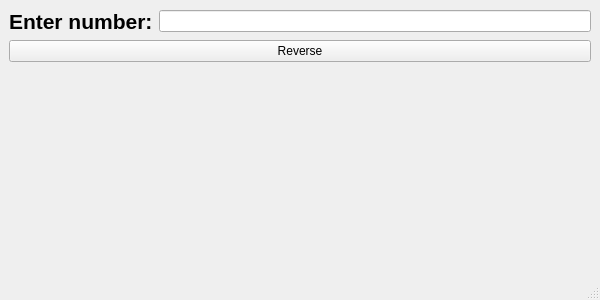
<?xml version="1.0" encoding="UTF-8"?>
<ui version="4.0">
 <class>MainWindow</class>
 <widget class="QMainWindow" name="MainWindow">
  <property name="geometry">
   <rect>
    <x>0</x>
    <y>0</y>
    <width>600</width>
    <height>300</height>
   </rect>
  </property>
  <property name="sizePolicy">
   <sizepolicy hsizetype="Minimum" vsizetype="Minimum">
    <horstretch>0</horstretch>
    <verstretch>0</verstretch>
   </sizepolicy>
  </property>
  <property name="minimumSize">
   <size>
    <width>600</width>
    <height>300</height>
   </size>
  </property>
  <property name="maximumSize">
   <size>
    <width>600</width>
    <height>300</height>
   </size>
  </property>
  <property name="windowTitle">
   <string>Task 3</string>
  </property>
  <widget class="QWidget" name="centralwidget">
   <layout class="QVBoxLayout" name="verticalLayout">
    <item>
     <layout class="QHBoxLayout" name="horizontalLayout">
      <item>
       <widget class="QLabel" name="label">
        <property name="sizePolicy">
         <sizepolicy hsizetype="Preferred" vsizetype="Preferred">
          <horstretch>0</horstretch>
          <verstretch>0</verstretch>
         </sizepolicy>
        </property>
        <property name="maximumSize">
         <size>
          <width>600</width>
          <height>400</height>
         </size>
        </property>
        <property name="font">
         <font>
          <pointsize>16</pointsize>
          <bold>true</bold>
         </font>
        </property>
        <property name="text">
         <string>Enter number:</string>
        </property>
       </widget>
      </item>
      <item>
       <widget class="QLineEdit" name="lineEdit">
        <property name="maxLength">
         <number>19</number>
        </property>
       </widget>
      </item>
     </layout>
    </item>
    <item>
     <widget class="QPushButton" name="pushButton">
      <property name="text">
       <string>Reverse</string>
      </property>
     </widget>
    </item>
    <item>
     <widget class="QLabel" name="label_2">
      <property name="font">
       <font>
        <pointsize>16</pointsize>
        <bold>false</bold>
       </font>
      </property>
      <property name="text">
       <string/>
      </property>
      <property name="alignment">
       <set>Qt::AlignCenter</set>
      </property>
     </widget>
    </item>
   </layout>
  </widget>
  <widget class="QMenuBar" name="menubar">
   <property name="geometry">
    <rect>
     <x>0</x>
     <y>0</y>
     <width>600</width>
     <height>22</height>
    </rect>
   </property>
  </widget>
  <widget class="QStatusBar" name="statusbar"/>
 </widget>
 <resources/>
 <connections/>
</ui>
